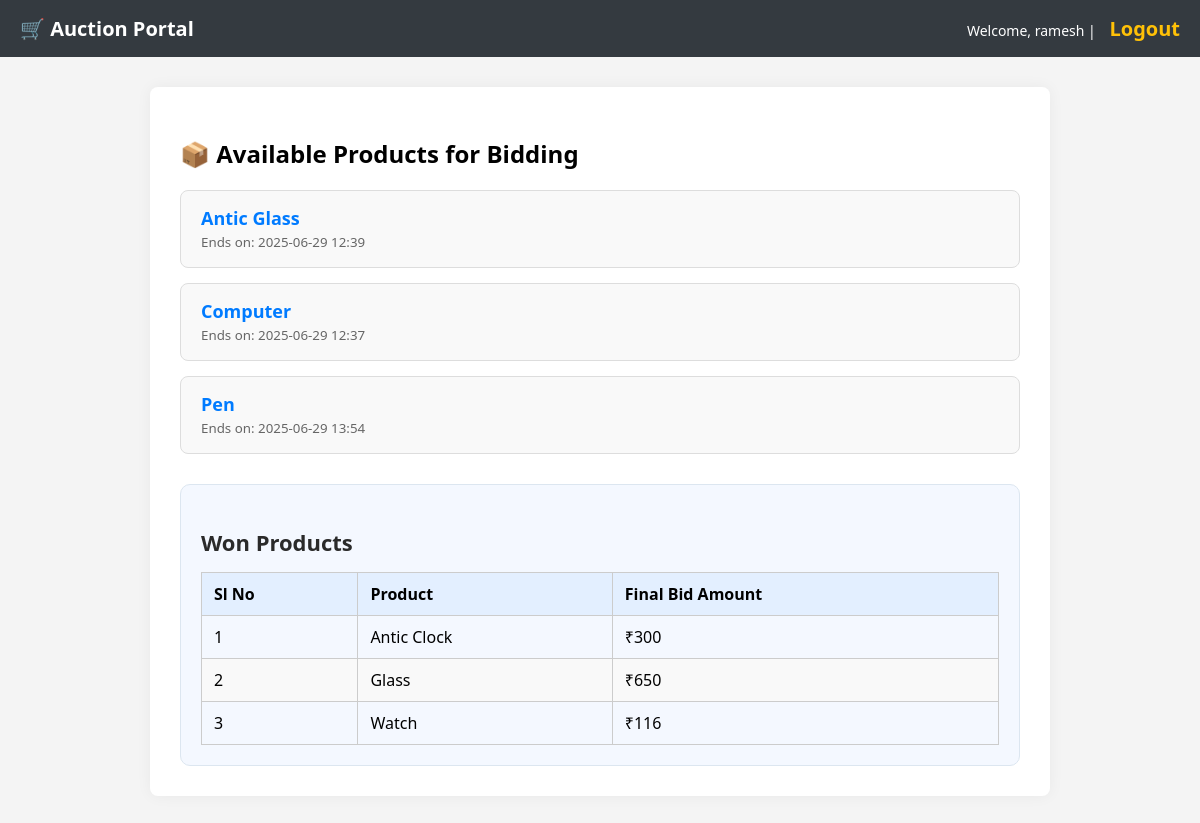
The app's page /product_list (signed in) with its own data.
### auction/models.py (models this page shows, shortened)
class Product(models.Model):
    name = models.CharField(max_length=255)
    description = models.TextField()
    start_date = models.DateTimeField()
    end_date = models.DateTimeField()
    owner = models.ForeignKey(User, on_delete=models.CASCADE)
    assigned_to = models.ForeignKey(User, on_delete=models.SET_NULL, null=True, blank=True, related_name='won_products')

### auction/views.py (the view)
# urls.py: path('product_list', views.product_list, name='product_list'),
@login_required
def product_list(request):
    products = Product.objects.filter(assigned_to=None)
    now = timezone.now()
    for product in products:
        if product.end_date < now and product.assigned_to is None:
            highest_bid = product.bids.order_by('-amount').first()
            if highest_bid:
                product.assigned_to = highest_bid.user
                product.save()
    user_bids =  Bid.objects.filter(user=request.user, product__assigned_to=request.user).values('product__name').annotate(max_amount=Max('amount'))
    return render(request, 'auction/product_list.html', {'products': products,'user_bids':user_bids})

### auction/templates/auction/product_list.html (shortened to what this page needs)
{% extends "auction/base.html" %}
{% block content %}
<h2>📦 Available Products for Bidding</h2>
<ul class="product-list">
    {% for product in products %}
        <li>
            <a href="{% url 'product_detail' product.pk %}">{{ product.name }}</a><br>
            <small>Ends on: {{ product.end_date|date:"Y-m-d H:i" }}</small>
        </li>
    {% empty %}
        <li class="empty-msg">No products available for bidding.</li>
    {% endfor %}
</ul>
{% if user.is_authenticated %}
    <div class="user-bids">
        <h3>Won Products</h3>
        {% if user_bids %}
            <table class="won-products-table">
                <thead>
                    <tr>
                        <th>Sl No</th>
                        <th>Product</th>
                        <th>Final Bid Amount</th>
                    </tr>
                </thead>
                <tbody>
                    {% for bid in user_bids %}
                    <tr>
                        <td>{{ forloop.counter }}</td>
                        <td>{{ bid.product__name }}</td>
                        <td>₹{{ bid.max_amount }}</td>
                    </tr>
                    {% endfor %}
                </tbody>
            </table>
        {% else %}
            <p class="empty-note">No products won yet.</p>
        {% endif %}
    </div>
{% endif %}
{% endblock %}

### auction/templates/auction/base.html (shortened to what this page needs)
<!DOCTYPE html>
<html lang="en">
<head>
</head>
<body>
    <div class="header">
        <a href="{% url 'product_list' %}">🛒 Auction Portal</a>
        <div class="nav">
            {% if user.is_authenticated %}
                <p>Welcome, {{ user.username }} | <a href="{% url 'logout' %}">Logout</a></p>
            {% else %}
                <p><a href="{% url 'login' %}">Login</a></p>
            {% endif %}
        </div>
    </div>
    <div class="container">
        {% block content %}
        {% endblock %}
    </div>
</body>
</html>

### auction/templates/auction/base.html (style rules this page uses)
* { box-sizing: border-box; }
body { font-family: 'Segoe UI', sans-serif; background-color: #f4f4f4; margin: 0; padding: 0; }
.header { background-color: #343a40; color: white; padding: 15px 20px; }
.header a { color: #fff; text-decoration: none; font-weight: bold; font-size: 20px; }
.nav { float: right; }
.nav p { margin: 0; font-size: 14px; }
.nav a { color: #ffc107; text-decoration: none; margin-left: 10px; font-weight: bold; }
.container { max-width: 900px; margin: 30px auto; background: white; padding: 30px; border-radius: 8px; box-shadow: 0 0 15px rgba(0,0,0,0.05); }

### auction/templates/auction/product_list.html (style rules this page uses)
.product-list { list-style: none; padding: 0; margin: 0; }
.product-list li { background: #f9f9f9; border: 1px solid #ddd; margin-bottom: 15px; padding: 15px 20px; border-radius: 8px; transition: box-shadow 0.3s ease; }
.product-list a { font-size: 18px; font-weight: bold; color: #007bff; text-decoration: none; }
.product-list small { color: #666; }
.user-bids { margin-top: 30px; padding: 20px; background-color: #f4f8ff; border-radius: 10px; border: 1px solid #dce6f0; }
.user-bids h3 { font-size: 22px; margin-bottom: 15px; color: #2a2a2a; }
.won-products-table { width: 100%; border-collapse: collapse; font-size: 16px; }
.won-products-table th, .won-products-table td { padding: 10px 12px; border: 1px solid #ccc; text-align: left; }
.won-products-table thead { background-color: #e3efff; }
.won-products-table tr:nth-child(even) { background-color: #f9f9f9; }

### records on screen
Product: name "Antic Glass", end_date "2025-06-29 12:39"
Product: name "Computer", end_date "2025-06-29 12:37"
Product: name "Pen", end_date "2025-06-29 13:54"

### other values on screen
{{ user.username }} "ramesh"
{{ bid.product__name }} "Antic Clock" "Glass" "Watch"
{{ bid.max_amount }} "300" "650" "116"
